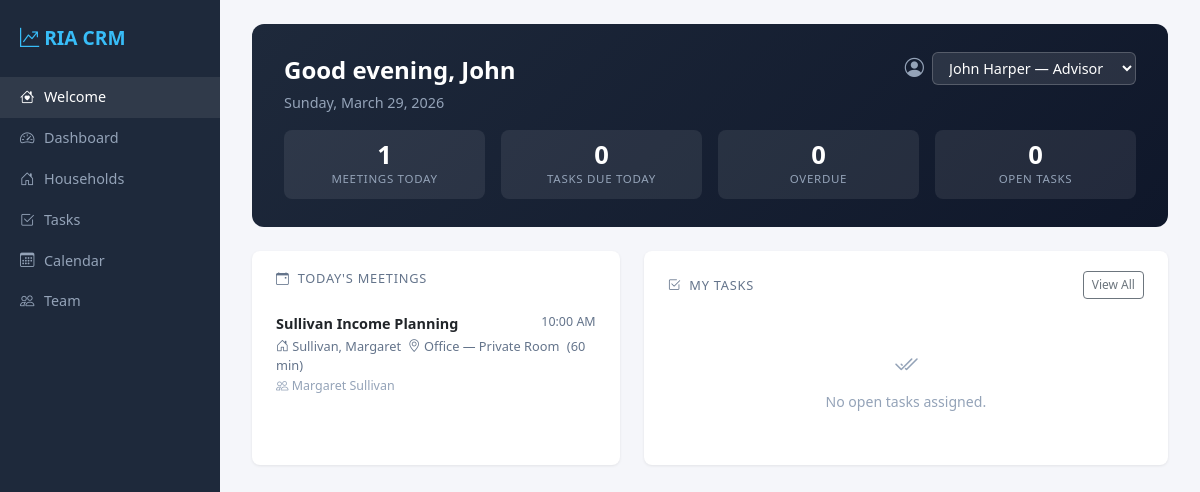
Screenshot of /welcome with the database file from the repository.
### models.py (models this page shows, shortened)
class Meeting(db.Model):
    id = db.Column(db.Integer, primary_key=True)
    title = db.Column(db.String(300), nullable=False)
    meeting_date = db.Column(db.Date, nullable=False)
    meeting_time = db.Column(db.Time, nullable=False)
    duration_minutes = db.Column(db.Integer, default=60)
    location = db.Column(db.String(200), default="")
    notes = db.Column(db.Text, default="")
    household_id = db.Column(db.Integer, db.ForeignKey("household.id"), nullable=True)
    created_at = db.Column(db.DateTime, default=datetime.utcnow)
    attendees = db.relationship("MeetingAttendee", backref="meeting", lazy=True, cascade="all, delete-orphan")

class Household(db.Model):
    id = db.Column(db.Integer, primary_key=True)
    name = db.Column(db.String(200), nullable=False)
    notes = db.Column(db.Text, default="")
    created_at = db.Column(db.DateTime, default=datetime.utcnow)
    people = db.relationship("Person", backref="household", lazy=True, cascade="all, delete-orphan")
    accounts = db.relationship("Account", backref="household", lazy=True, cascade="all, delete-orphan")
    tasks = db.relationship("Task", backref="household", lazy=True, cascade="all, delete-orphan")
    meetings = db.relationship("Meeting", backref="household", lazy=True, cascade="all, delete-orphan")

### app.py (the view)
@app.route("/welcome")
def welcome():
    today = date.today()
    users = User.query.filter_by(is_active=True).order_by(User.last_name).all()
    meetings_today = Meeting.query.filter_by(meeting_date=today).order_by(Meeting.meeting_time).all()
    all_tasks = Task.query.filter(Task.status != "Done").order_by(Task.due_date.asc().nullslast()).all()
    return render_template(
        "welcome.html",
        users=users,
        meetings_today=meetings_today,
        all_tasks_json=[t.to_dict() for t in all_tasks],
        today=today,
        task_statuses=TASK_STATUSES,
        task_priorities=TASK_PRIORITIES,
        households=Household.query.order_by(Household.name).all(),
    )

### models.py (called while the page is built)
    @property
    def full_name(self):
        return f"{self.first_name} {self.last_name}"

    def to_dict(self):
        return {
            "id": self.id,
            "title": self.title,
            "description": self.description,
            "status": self.status,
            "priority": self.priority,
            "due_date": self.due_date.isoformat() if self.due_date else None,
            "assigned_to": self.assigned_to,
            "household_id": self.household_id,
            "household_name": self.household.name if self.household else None,
            "created_at": self.created_at.isoformat(),
        }

    @property
    def full_name(self):
        return f"{self.first_name} {self.last_name}"

### templates/welcome.html (shortened to what this page needs)
{% extends "base.html" %}
{% block content %}
<div class="welcome-header">
    <div class="d-flex justify-content-between align-items-start flex-wrap gap-3">
        <div>
            <div class="greeting">Good <span id="timeGreeting">morning</span>, <span id="activeUserName">—</span></div>
            <div class="subtext">{{ today.strftime('%A, %B %d, %Y') }}</div>
        </div>
        <div class="user-select-wrap">
            <i class="bi bi-person-circle" style="font-size:1.2rem;color:#94a3b8"></i>
            <select id="userSelect">
                {% for u in users %}
                <option value="{{ u.full_name }}" data-role="{{ u.role }}">{{ u.full_name }} — {{ u.role }}</option>
                {% endfor %}
            </select>
        </div>
    </div>
    <div class="d-flex gap-3 mt-3 flex-wrap">
        <div class="stat-pill">
            <div class="val">{{ meetings_today|length }}</div>
            <div class="lbl">Meetings Today</div>
        </div>
        <div class="stat-pill">
            <div class="val" id="statTasksToday">—</div>
            <div class="lbl">Tasks Due Today</div>
        </div>
        <div class="stat-pill">
            <div class="val" id="statOverdue">—</div>
            <div class="lbl">Overdue</div>
        </div>
        <div class="stat-pill">
            <div class="val" id="statAllOpen">—</div>
            <div class="lbl">Open Tasks</div>
        </div>
    </div>
</div>
<div class="row g-4">
    <div class="col-lg-5">
        <div class="section-card">
            <h6><i class="bi bi-calendar-event me-1"></i> Today's Meetings</h6>
            {% if meetings_today %}
            {% for m in meetings_today %}
            <div class="meeting-item">
                <div class="d-flex justify-content-between align-items-start">
                    <strong style="font-size:0.9rem">{{ m.title }}</strong>
                    <span class="meeting-time">{{ m.meeting_time.strftime('%I:%M %p') }}</span>
                </div>
                <div style="font-size:0.8rem;color:#64748b;margin-top:2px">
                    {% if m.household %}<i class="bi bi-house-door"></i> {{ m.household.name }}{% endif %}
                    {% if m.location %} &nbsp;<i class="bi bi-geo-alt"></i> {{ m.location }}{% endif %}
                    <span class="ms-1">({{ m.duration_minutes }} min)</span>
                </div>
                {% if m.attendees %}
                <div style="font-size:0.78rem;color:#94a3b8;margin-top:2px">
                    <i class="bi bi-people"></i> {{ m.attendees|map(attribute='person')|map(attribute='full_name')|join(', ') }}
                </div>
                {% endif %}
            </div>
            {% endfor %}
            {% else %}
            <div class="empty-state"><i class="bi bi-calendar-check" style="font-size:1.5rem;display:block;margin-bottom:0.5rem"></i>No meetings scheduled today.</div>
            {% endif %}
        </div>
    </div>
    <div class="col-lg-7">
        <div class="section-card">
            <div class="d-flex justify-content-between align-items-center mb-3">
                <h6 class="mb-0"><i class="bi bi-check2-square me-1"></i> My Tasks</h6>
                <a href="{{ url_for('task_list') }}" class="btn btn-outline-secondary btn-sm" style="font-size:0.75rem">View All</a>
            </div>
            <div id="myTaskList"><p class="text-muted">Loading…</p></div>
        </div>
    </div>
</div>
{% endblock %}

### templates/base.html (style rules this page uses)
:root { --sidebar-width: 220px; }
body { background: #f5f6fa; font-family: 'Segoe UI', system-ui, sans-serif; }
.btn-sm { font-size: 0.8rem; }

### templates/welcome.html (style rules this page uses)
.welcome-header { background: linear-gradient(135deg, #1e293b 0%, #0f172a 100%); border-radius: 0.75rem; padding: 1.75rem 2rem; color: #fff; margin-bottom: 1.5rem; }
.welcome-header .greeting { font-size: 1.5rem; font-weight: 700; }
.welcome-header .subtext { font-size: 0.9rem; color: #94a3b8; margin-top: 0.25rem; }
.welcome-header .user-select-wrap { display: flex; align-items: center; gap: 0.5rem; }
.welcome-header select { background: rgba(255,255,255,0.1); color: #fff; border: 1px solid rgba(255,255,255,0.2); border-radius: 0.375rem; padding: 0.3rem 0.75rem; font-size: 0.9rem; cursor: pointer; }
.welcome-header select option { background: #1e293b; color: #fff; }
.stat-pill { background: rgba(255,255,255,0.08); border-radius: 0.5rem; padding: 0.75rem 1.25rem; text-align: center; flex: 1; }
.stat-pill .val { font-size: 1.6rem; font-weight: 700; line-height: 1; }
.stat-pill .lbl { font-size: 0.72rem; color: #94a3b8; text-transform: uppercase; letter-spacing: 0.06em; margin-top: 3px; }
.section-card { background: #fff; border-radius: 0.5rem; box-shadow: 0 1px 3px rgba(0,0,0,0.08); padding: 1.25rem 1.5rem; height: 100%; }
.section-card h6 { font-size: 0.8rem; text-transform: uppercase; letter-spacing: 0.06em; color: #64748b; margin-bottom: 1rem; }
.meeting-item { padding: 0.65rem 0; border-bottom: 1px solid #f1f5f9; }
.meeting-item:last-child { border-bottom: none; }
.meeting-time { font-size: 0.78rem; color: #64748b; white-space: nowrap; }

### rows the page displays
Meeting: title "Sullivan Income Planning", meeting_time "10:00 AM", household.name "Sullivan, Margaret", location "Office — Private Room", duration_minutes "60", attendees|map "Margaret Sullivan"

### other values shown
{{ meetings_today|length }} "1"
form field value "John Harper — Advisor"
